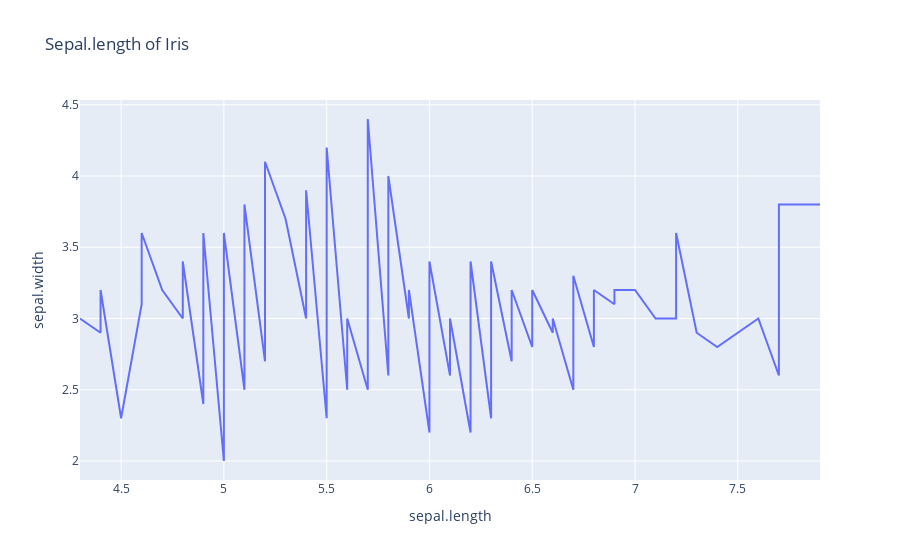

The code cell stored with this chart in its notebook:
### Code cell
# 4. Visualize sepal.length, sepal.width, petal.length on 3 line separate charts
import plotly.express as px
fig= px.line(df_data, x='sepal.length', y='sepal.width', title= 'Sepal.length of Iris')
fig.show()

### Figure 1 — Plotly figure (JSON) as saved in the notebook; plotly's stock layout.template omitted (floating-point values rounded to 4 significant figures; data arrays with more than 128 entries replaced by an {"elided": "..."} marker saying what was removed)
{"data": [{"hovertemplate": "sepal.length=%{x}<br>sepal.width=%{y}<extra></extra>", "legendgroup": "", "line": {"color": "#636efa", "dash": "solid"}, "marker": {"symbol": "circle"}, "mode": "lines", "name": "", "orientation": "v", "showlegend": false, "type": "scatter", "x": {"elided": "150 float values"}, "xaxis": "x", "y": {"elided": "150 float values"}, "yaxis": "y"}], "layout": {"legend": {"tracegroupgap": 0}, "title": {"text": "Sepal.length of Iris"}, "xaxis": {"anchor": "y", "domain": [0, 1], "title": {"text": "sepal.length"}}, "yaxis": {"anchor": "x", "domain": [0, 1], "title": {"text": "sepal.width"}}}}
